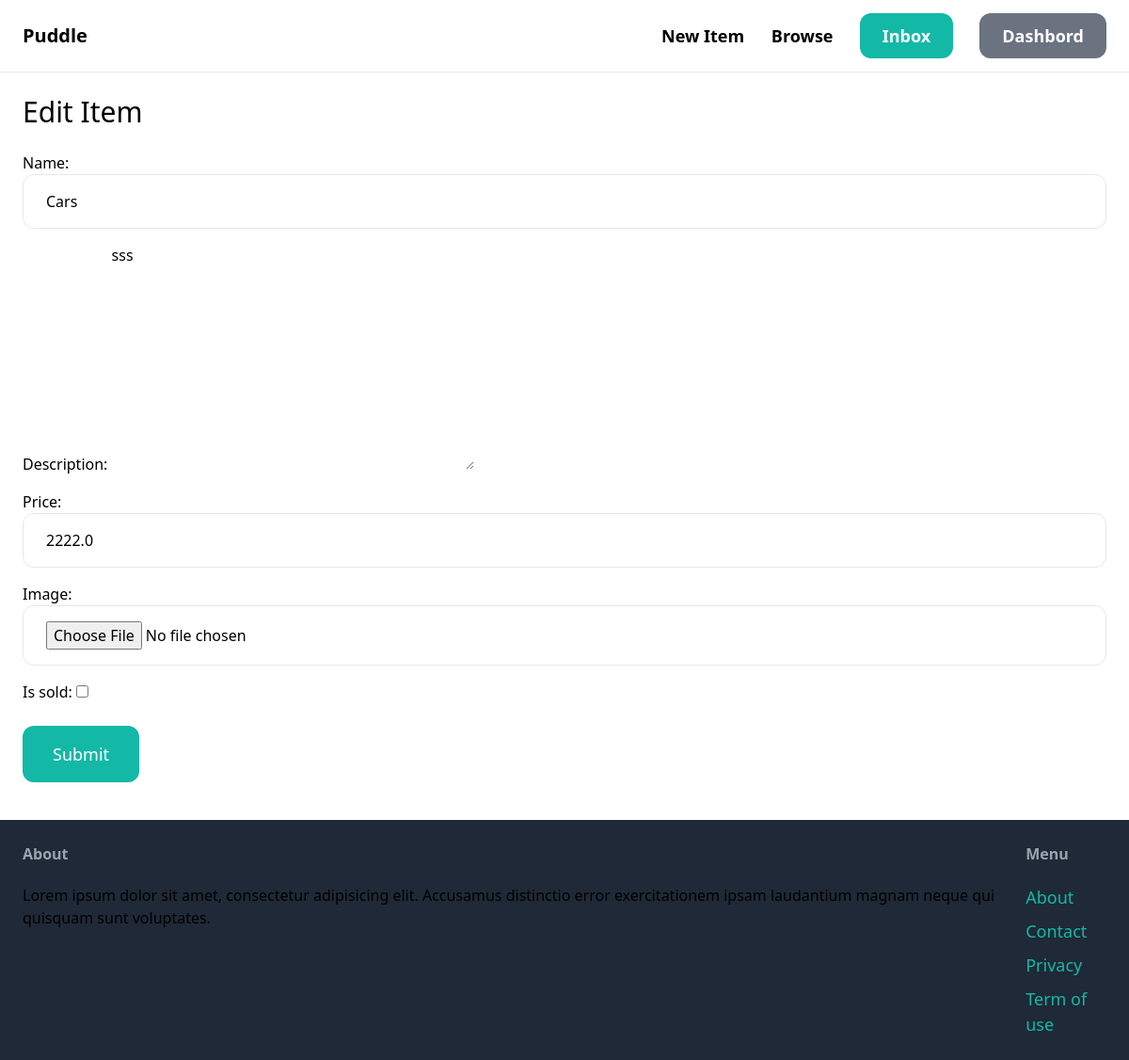
The page /item/8/edit/ (signed in) on the database its author committed.
### item/models.py (models this page shows, shortened)
class item(models.Model):
    class Meta:
        ordering=('name',)
    category=models.ForeignKey(Category,related_name='items',on_delete=models.CASCADE)
    name=models.CharField(max_length=255)
    description=models.TextField(blank=True,null=True)
    price=models.FloatField()
    image=models.ImageField(upload_to='items_images',blank=True,null=True)
    is_sold=models.BooleanField(default=False)
    created_by=models.ForeignKey(User,related_name='items',on_delete=models.CASCADE)
    created_at=models.DateTimeField(auto_now_add=True)

### item/views.py (the view)
# urls.py: path('<int:id>/edit/',views.edititem,name='edit'),
def edititem(request,id):
    itm=get_object_or_404(item,id=id,created_by=request.user)
    if request.method=="POST":
        form=EditItemForm(request.POST,request.FILES,instance=itm)
        if form.is_valid():
            form.save()
            return redirect('item:detail',
                          id=itm.id )
    else:
         form = EditItemForm(instance=itm)
    context={
            'form':form,
            'title':'Edit Item'
        }
    return render(request,
            'item/forms.html',
                  context=context
                  )

### item/forms.py
class EditItemForm(forms.ModelForm):
    class Meta:
        model=item
        fields=[
            'name',
            'description',
            'price',
            'image',
            'is_sold',
            ]
        widgets={
            'name': forms.TextInput(attrs={
                'class': INPUT_CLASSES
            }),
            'price': forms.TextInput(attrs={
                'class': INPUT_CLASSES
            }),
            'image': forms.FileInput(attrs={
                'class': INPUT_CLASSES
            }),
        }

### item/templates/item/forms.html (shortened to what this page needs)
{% extends 'core/base.html' %}
{% block content %}
<h1 class='mb-6 text-3xl'>{{ title }}</h1>
<form action="." method="post" enctype="multipart/form-data">
    <div class="space-y-4">
        {{ form.as_p }}
    </div>
    <button class=" mt-6 py-4 px-8 text-lg bg-teal-500 hover:bg-teal0-700 rounded-xl text-white ">Submit</button>
</form>
{% endblock %}

### rows shown on the page
item: name "Cars", description "sss", price "2222.0"

### other values the page prints
{{ title }} "Edit Item"
